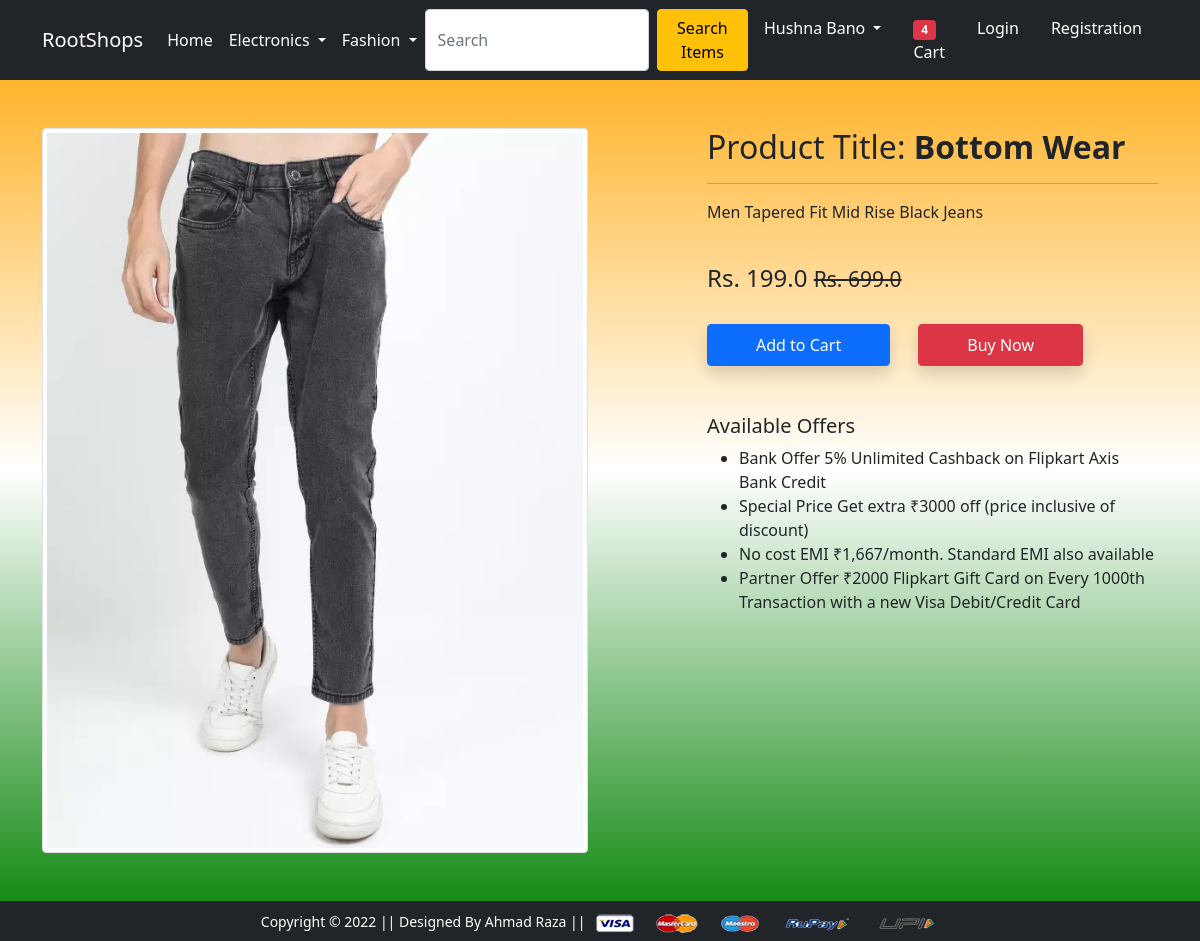
The page /product-detail/16 on the database its author committed.
### app/models.py (models this page shows)
class Product(models.Model):
    title=models.CharField(max_length=120)
    selling_price=models.FloatField()
    discount_price=models.FloatField()
    description=models.TextField()
    brand=models.CharField(max_length=100)
    category=models.CharField(choices=CATEGORY_CHOICES,max_length=2)
    product_image=models.ImageField(upload_to='productimg')

### app/views.py (the view)
# urls.py: path('product-detail/<int:pk>', views.ProductDetailView.as_view(), name='product-detail'),
class ProductDetailView(View):
    def get(self,request,pk):
        product=Product.objects.get(pk=pk)
        return render(request,'app/productdetail.html',
                      {'product':product})

### app/templates/app/productdetail.html (shortened to what this page needs)
{% extends 'app/base.html' %}
{% load static %}
{% block main-content %}
<div class="container my-5">
 <div class="row">
  <div class="col-sm-6 text-center align-self-center">
   <img src="{{product.product_image.url}}" alt="" class="img-fluid img-thumbnail">
  </div>
  <div class="col-sm-5 offset-sm-1">
   <h2>Product Title: <b>{{product.title}}</b> </h2>
   <hr>
   <p>{{product.description}}</p> <br>
   <h4>Rs. {{product.discount_price}} <small class="fw-light text-decoration-line-through">
    Rs. {{product.selling_price}}</small></h4> <br>
   <a href="{% url 'add-to-cart' %}" class="btn btn-primary shadow px-5 py-2">Add to Cart</a>
   <a href="{% url 'buy-now' %}" class="btn btn-danger shadow px-5 py-2 ms-4">Buy Now</a>
   <h5 class="mt-5">Available Offers</h5>
   <ul>
    <li>Bank Offer 5% Unlimited Cashback on Flipkart Axis Bank Credit</li>
    <li>Special Price Get extra ₹3000 off (price inclusive of discount)</li>
    <li>No cost EMI ₹1,667/month. Standard EMI also available</li>
    <li>Partner Offer ₹2000 Flipkart Gift Card on Every 1000th Transaction with a new Visa Debit/Credit Card</li>
   </ul>
  </div>
 </div>
</div>
{% endblock main-content %}

### app/static/app/css/style.css (style rules this page uses)
body { background-image: linear-gradient(orange,white,green); }

### rows shown on the page
Product: product_image (picture), title "Bottom Wear", description "Men Tapered Fit Mid Rise Black Jeans", discount_price "199.0", selling_price "699.0"
